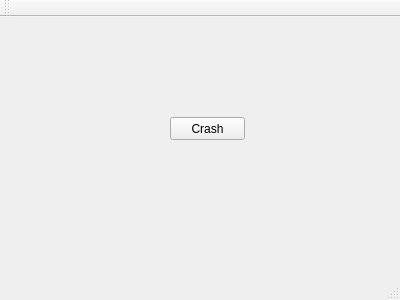
<?xml version="1.0" encoding="UTF-8"?>
<ui version="4.0">
 <class>MainWindow</class>
 <widget class="QMainWindow" name="MainWindow">
  <property name="geometry">
   <rect>
    <x>0</x>
    <y>0</y>
    <width>400</width>
    <height>300</height>
   </rect>
  </property>
  <property name="windowTitle">
   <string>MainWindow</string>
  </property>
  <widget class="QWidget" name="centralWidget">
   <widget class="QPushButton" name="pushButton">
    <property name="geometry">
     <rect>
      <x>170</x>
      <y>100</y>
      <width>75</width>
      <height>23</height>
     </rect>
    </property>
    <property name="text">
     <string>Crash</string>
    </property>
   </widget>
  </widget>
  <widget class="QMenuBar" name="menuBar">
   <property name="geometry">
    <rect>
     <x>0</x>
     <y>0</y>
     <width>400</width>
     <height>23</height>
    </rect>
   </property>
  </widget>
  <widget class="QToolBar" name="mainToolBar">
   <attribute name="toolBarArea">
    <enum>TopToolBarArea</enum>
   </attribute>
   <attribute name="toolBarBreak">
    <bool>false</bool>
   </attribute>
  </widget>
  <widget class="QStatusBar" name="statusBar"/>
 </widget>
 <layoutdefault spacing="6" margin="11"/>
 <resources/>
 <connections/>
</ui>
